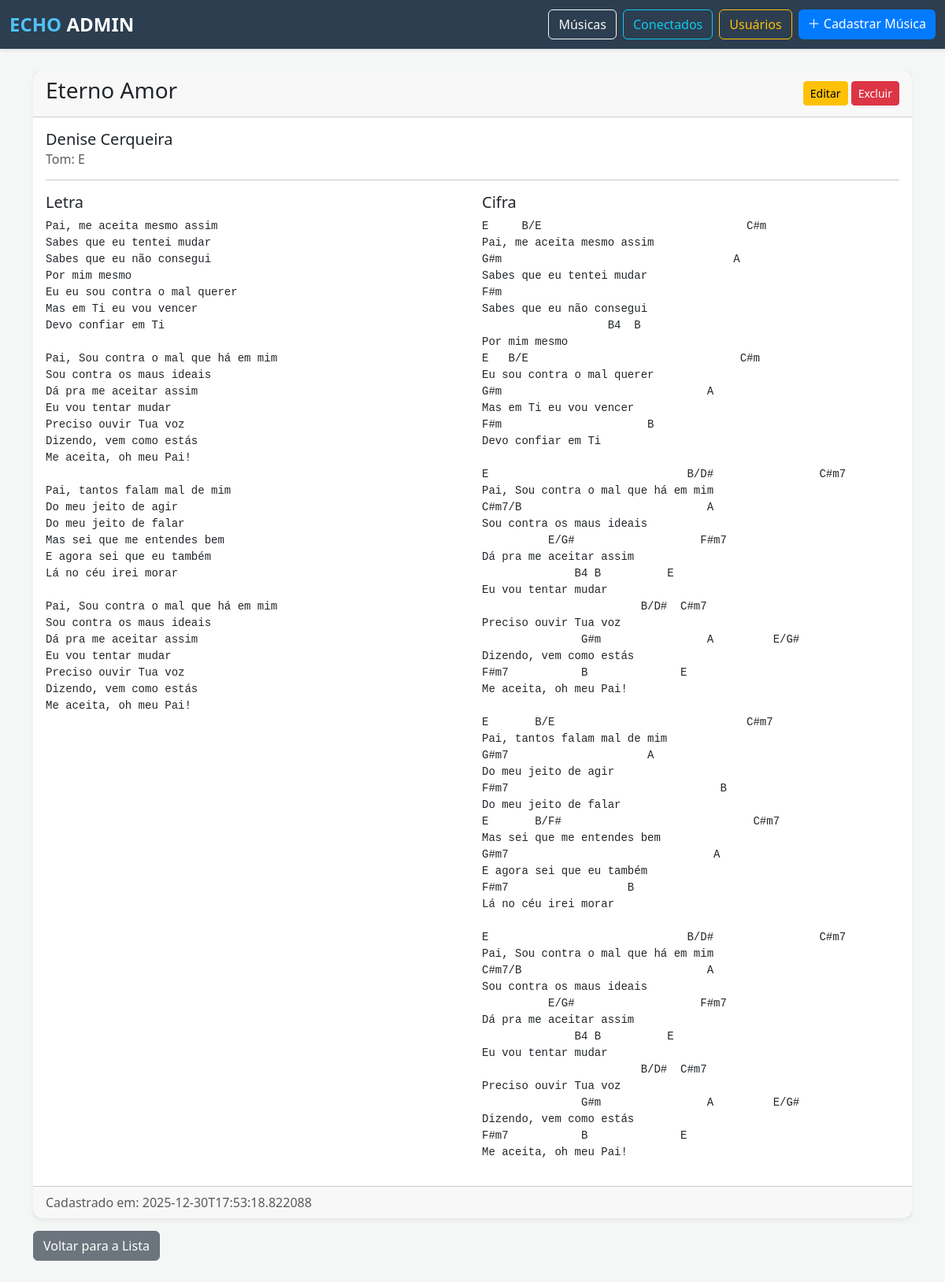
Screenshot of /cifras/26 with the database file from the repository.
### tables this page shows
CREATE TABLE cifras (
            id INTEGER PRIMARY KEY AUTOINCREMENT,
            titulo TEXT NOT NULL,
            banda TEXT NOT NULL,
            tom TEXT NOT NULL,
            capotraste TEXT,
            afinacao TEXT,
            letra TEXT NOT NULL,
            cifra TEXT NOT NULL,
            arquivo TEXT,
            created_at TEXT NOT NULL
        );

### app.py (the view)
@app.route("/cifras/<int:cifra_id>")
def detalhar_cifra(cifra_id):
    conn = get_cifras_conn()
    row = conn.execute("SELECT * FROM cifras WHERE id = ?", (cifra_id,)).fetchone()
    conn.close()
    return render_template("detail.html", m=row)

### app.py (called while the page is built)
def get_cifras_conn():
    conn = sqlite3.connect(CIFRAS_DB_PATH)
    conn.row_factory = sqlite3.Row
    return conn

### templates/detail.html
{% extends 'base.html' %}
{% block content %}
    <div class="card">
        <div class="card-header d-flex justify-content-between align-items-center">
            <h3>{{ m.titulo }}</h3>
            <div>
                <a href="{{ url_for('editar_cifra', cifra_id=m.id) }}" class="btn btn-sm btn-warning">Editar</a>
                <form action="{{ url_for('excluir_cifra', cifra_id=m.id) }}" method="POST" class="d-inline" onsubmit="return confirm('Tem certeza que deseja excluir esta cifra?');">
                    <button type="submit" class="btn btn-sm btn-danger">Excluir</button>
                </form>
            </div>
        </div>
        <div class="card-body">
            <h5 class="card-title">{{ m.banda }}</h5>
            <h6 class="card-subtitle mb-2 text-muted">Tom: {{ m.tom }}</h6>
            <hr>
            <div class="row">
                <div class="col-md-6">
                    <h5>Letra</h5>
                    <pre>{{ m.letra }}</pre>
                </div>
                <div class="col-md-6">
                    <h5>Cifra</h5>
                    <pre>{{ m.cifra }}</pre>
                </div>
            </div>
        </div>
        <div class="card-footer text-muted">
            Cadastrado em: {{ m.created_at }}
        </div>
    </div>
    <a href="{{ url_for('listar_cifras') }}" class="btn btn-secondary mt-3">Voltar para a Lista</a>
{% endblock %}

### templates/base.html (style rules this page uses)
:root { --bg-light: #f4f7f6; --accent-blue: #007bff; --nav-dark: #2c3e50; }
body { background-color: var(--bg-light); color: #333; font-family: 'Segoe UI', Tahoma, Geneva, Verdana, sans-serif; }
.card { border: none; border-radius: 12px; box-shadow: 0 4px 6px rgba(0,0,0,0.05); }

### rows the page displays
cifras: titulo "Eterno Amor", banda "Denise Cerqueira", tom "E", letra "Pai, me aceita mesmo assim Sabes que eu tentei mudar Sabes que eu não consegui Por mim mesmo Eu eu sou contra o mal querer Mas em Ti eu vou vencer Devo confiar em Ti Pai, Sou contra o mal que há em mim Sou contra os maus ideais Dá pra me aceitar assim Eu vou tentar mudar Preciso ouvir Tua voz Dizendo, vem como estás Me aceita, oh meu Pai! Pai, tantos falam mal de mim Do meu jeito de agir Do meu jeito de falar Mas sei que me entendes bem E agora sei que eu também Lá no céu irei morar Pai, Sou contra o mal que há em mim Sou contra os maus ideais Dá pra me aceitar assim Eu vou tentar mudar Preciso ouvir Tua voz Dizendo, vem como estás Me aceita, oh meu Pai!", cifra "E B/E C#m Pai, me aceita mesmo assim G#m A Sabes que eu tentei mudar F#m Sabes que eu não consegui B4 B Por mim mesmo E B/E C#m Eu sou contra o mal querer G#m A Mas em Ti eu vou vencer F#m B Devo confiar em Ti E B/D# C#m7 Pai, Sou contra o mal que há em mim C#m7/B A Sou contra os maus ideais E/G# F#m7 Dá pra me aceitar assim B4 B E Eu vou tentar mudar B/D# C#m7 Preciso ouvir Tua voz G#m A E/G# Dizendo, vem como estás F#m7 B E Me aceita, oh meu Pai! E B/E C#m7 Pai, tantos falam mal de mim G#m7 A Do meu jeito de agir F#m7 B Do meu jeito de falar E B/F# C#m7 Mas sei que me entendes bem G#m7 A E agora sei que eu também F#m7 B Lá no céu irei morar E B/D# C#m7 Pai, Sou contra o mal que há em mim…", created_at "2025-12-30T17:53:18.822088"
